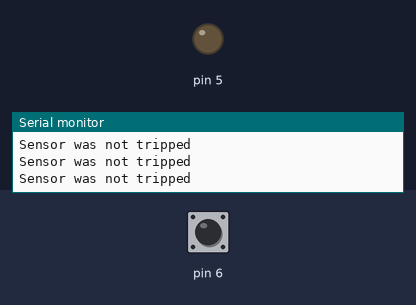
This sketch was run on a simulated Arduino Uno, built with avr-gcc and run on an emulated ATmega328P. Shown: output pins drawn as LEDs (lit = HIGH), the last lines printed to the serial monitor. The test bench sets the inputs (shaded band); at power-on: pin 6 LOW.

Above: at 1.2 s.
1.3 s: pin 6 driven HIGH
At 2.2 s:
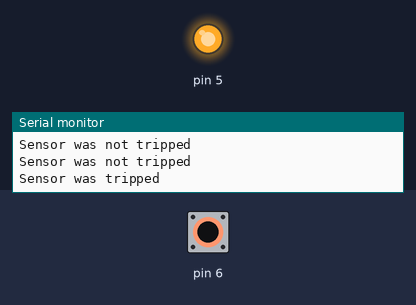
2.8 s: pin 6 driven LOW
At 5.5 s:
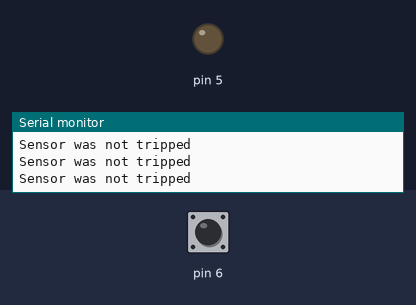
5.8 s: pin 6 pulsed HIGH 2 times (0.12 s each, 0.3 s apart)
At 6.8 s:
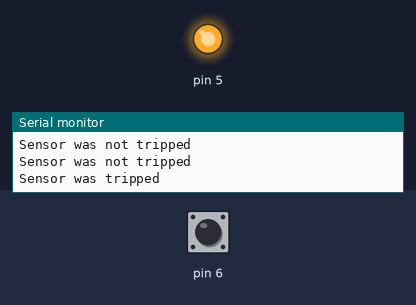
Timing chart, 0 to 10.3 s (numbered marks = the images above; inputs shaded):
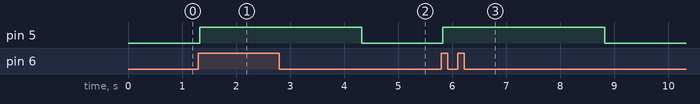

The sketch:

sensor_test.ino
```cpp
void setup() {
  // put your setup code here, to run once:
  Serial.begin(9600);
pinMode(6,INPUT);
pinMode(5,OUTPUT);
}

void loop() {
  // put your main code here, to run repeatedly:
  int temp = digitalRead(6);
  digitalWrite(5, LOW);

  while(1){
    temp = digitalRead(6);
    if(temp == HIGH){
      Serial.println("Sensor was tripped");
      digitalWrite(5, HIGH);
      delay(3000);
      digitalWrite(5, LOW);
    }
    else{
       Serial.println("Sensor was not tripped");
    }
  }
}
```

Measured:
- after the input at 1.3 s, pin 5: LOW → HIGH at once
- after the input at 2.8 s, pin 5: HIGH → LOW after 1.5 s
- after the input at 5.8 s, pin 5: LOW → HIGH at once, → LOW 3.0 s later
